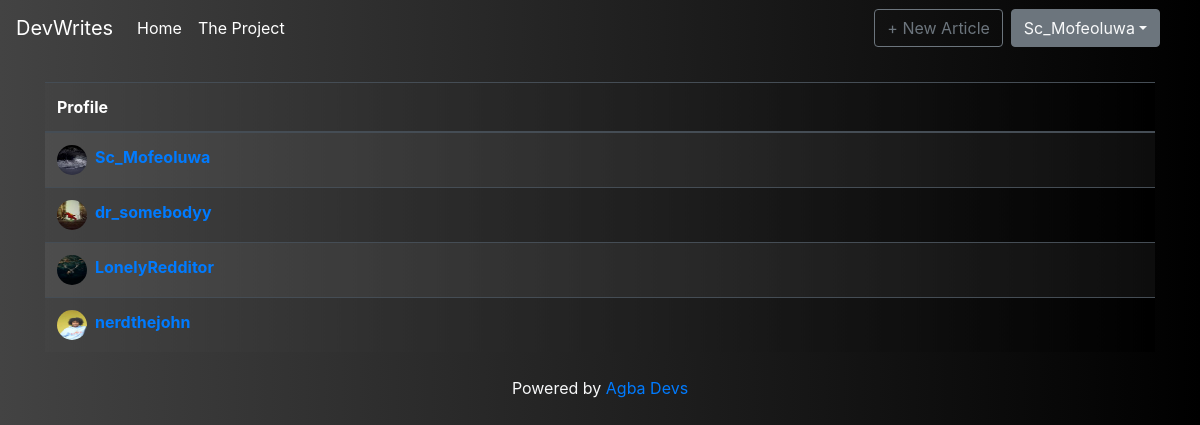
The app's page /nerd_thejohn/followers (signed in) with its own data.
### Social_Blog/models.py (models this page shows, shortened)
class User(db.Model, UserMixin):
    id = db.Column(db.Integer,primary_key=True)
    username = db.Column(db.String(20),unique=True,nullable=False)
    email = db.Column(db.String(40),unique=True,nullable=False)
    image_file = db.Column(db.String(20),nullable=False, default='default.jpg')
    bio = db.Column(db.String(120), nullable=False, default='Developer and Technical Writer')
    password = db.Column(db.String(60),nullable=False)
    posts = db.relationship('Post', backref='author', lazy=True)
    followed = db.relationship('Follow',foreign_keys=[Follow.follower_id],
                                backref=db.backref('follower',lazy='joined'),
                                lazy='dynamic',cascade='all, delete-orphan')
    followers = db.relationship('Follow',foreign_keys=[Follow.followed_id],
                                backref=db.backref('followed',lazy='joined'),
                                lazy='dynamic',cascade='all, delete-orphan')
    comments = db.relationship('Comment',backref='author',lazy='dynamic')

### Social_Blog/routes.py (the view)
@app.route('/<user>/followers')
@login_required
def followers(user):
    user = User.query.filter_by(username=user).first()
    users = []
    for i in user.followers:
        id = i.follower_id
        user_person = User.query.filter_by(id=id).first()
        users.append(user_person)
    if user.followers.count() == 0:
        return redirect(url_for("profile",user=user.username))
    return render_template('followers.html',users=users)

### Social_Blog/models.py (called while the page is built)
@login_manager.user_loader
def load_user(user_id:int):
     return User.query.get(user_id)

### Social_Blog/templates/followers.html
{% extends 'layout.html' %}
{% block body %}
<h3 class='text-light mt-4 mb-4 text-center'>DevWriters</h3>
<div class='container'>
    <table class='table table-striped table-dark table-striped mb-4 bg'>
        <thead>
            <tr>
                <th scope="col">Profile</th>
            </tr>
        </thead>
        <tbody>
            {% for user in users %}
                <tr>
                    <th scope='row'><img class='float-left find-image mr-2' src='{{ url_for("static",filename="images/"+ user.image_file)}}'><a class='link' href='{{url_for("profile",user=user.username)}}'>{{user.username}}</a></th>
                </tr>
            {% endfor %}
        </tbody>
    </table>
</div>
{% endblock %}

### Social_Blog/templates/layout.html (shortened to what this page needs)
<!DOCTYPE html>
<html>
    <head>
        <link rel="stylesheet" href="{{url_for('static',filename='css/bootstrap.min.css')}}">
        <link rel="stylesheet" href="{{url_for('static',filename='css/main.css')}}">
    </head>
    <body class="bg">
      <nav class="navbar navbar-expand-sm navbar-dark bg fixed-top">
        <a class="navbar-brand" href="#">DevWrites</a>
        <div class="collapse navbar-collapse" id="navbarsExample03">
          <ul class="navbar-nav mr-auto">
            <li class="nav-item active menu-bar">
              <a class="nav-link" href="{{url_for('home')}}">Home <span class="sr-only">(current)</span></a>
            </li>
            <li class="nav-item active menu-bar">
              <a class="nav-link" href="{{url_for('project')}}" >The Project</a>
            </li>
          </ul>
          {% if current_user.posts|length==0 %}
            <a class="btn btn-outline-secondary mr-2" href="{{url_for('new_post')}}">+ Your First Article</a>
          {% else %}
            <a class="btn btn-outline-secondary mr-2" href="{{url_for('new_post')}}">+ New Article</a>
          {% endif %}
          <form class="form-inline my-2 my-md-0">
            <div class="dropdown">
              <button class="btn btn-secondary dropdown-toggle text-light mr-4" type='button' id="dropdownMenuButton" data-toggle="dropdown" aria-haspopup="true" aria-expanded="false">{{current_user.username}}</button>
            </div>
          </form>
        </div>
      </nav>
      {% block body %} {% endblock %}
      <footer class="mastfoot mt-auto">
        <div class="inner">
          <p class='text-light text-center'>Powered by <a href="https://www.github.com/Johnkayode/Flask-blog">Agba Devs</a>
        </div>
      </footer>
    </body>
</html>

### Social_Blog/static/css/main.css (style rules this page uses)
.bg { background: #000000; background: -webkit-linear-gradient(to right, #434343, #000000); background: linear-gradient(to right, #434343, #000000); }
.container { display:flex; flex-wrap: wrap; justify-content: space-around; }
.find-image { width: 30px; height: 30px; border-radius: 50%; }

### records on screen
User: username "Sc_Mofeoluwa", image_file (picture)
User: image_file (picture), username "dr_somebodyy"
User: image_file (picture), username "LonelyRedditor"
User: image_file (placeholder picture), username "nerdthejohn"
